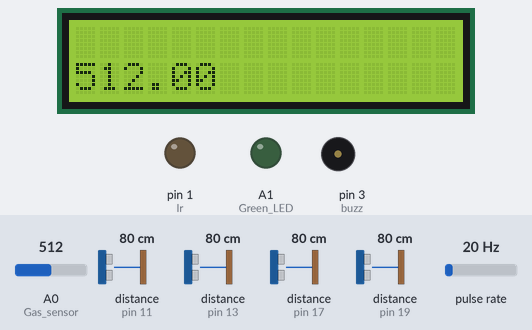
A sketch run on a simulated Arduino Uno, built with avr-gcc and run on an emulated ATmega328P. Parts: 16×2 character LCD, output pins drawn as LEDs (lit = HIGH), buzzer (waves = sounding, pin HIGH). Wiring (inferred from the names in the program): 4 × ultrasonic range finder: trigger pin 10, echo pin 11 / trigger pin 12, echo pin 13 / trigger pin 16, echo pin 17 / trigger pin 18, echo pin 19; pulse sensor: data pin 2. Inputs (shaded band) come from the test bench; at power-on: distance to the obstacle (sensors on pin 11, pin 13, pin 17, pin 19) 80 cm, A0 (Gas_sensor) = 512, pulse rate 20 Hz. The echo pulse lasts 58.3 µs per cm; pins used as bus, display or sensor lines are not drawn.

Above: at 1.2 s.
1.3 s: distance to the obstacle (sensor on pin 11) set to 56 cm
3.3 s: distance to the obstacle (sensor on pin 11) set to 49 cm
At 4.9 s:
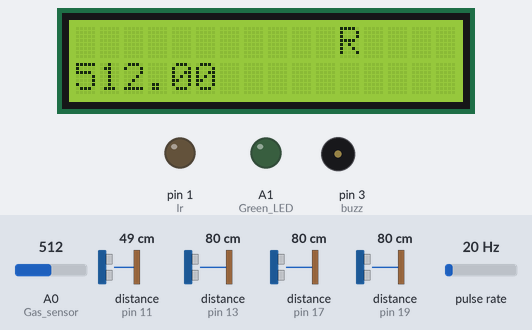
7.5 s: distance to the obstacle (sensor on pin 13) set to 24 cm
At 8.6 s:
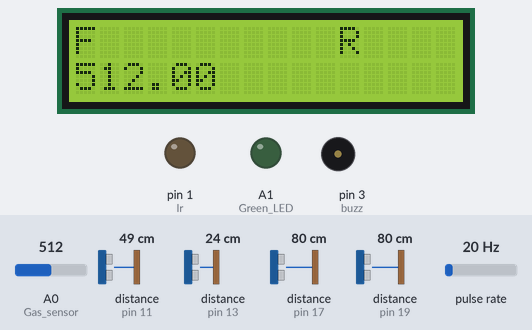
11.7 s: distance to the obstacle (sensor on pin 13) set to 20 cm
At 12.7 s:
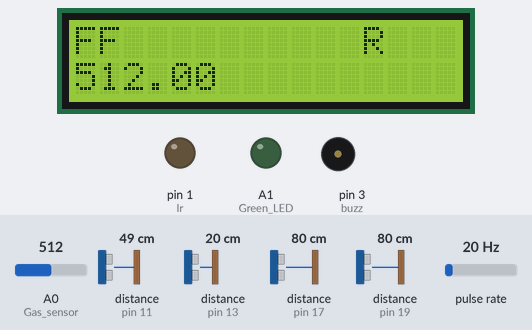
15.9 s: distance to the obstacle (sensor on pin 17) set to 2 cm
At 17.3 s:
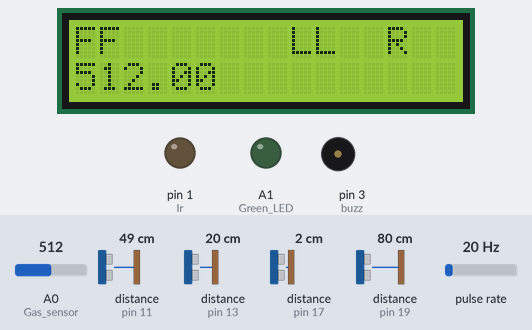
20.0 s: distance to the obstacle (sensor on pin 19) set to 2 cm
At 21.1 s:
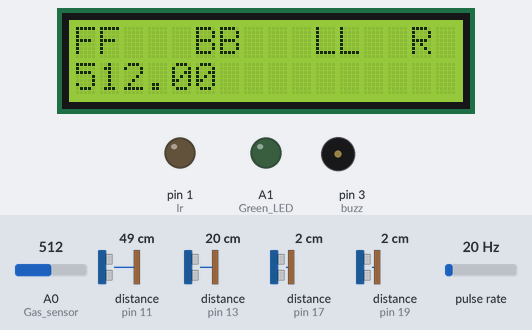
Timing chart, 0 to 23.0 s (numbered marks = the images above; inputs shaded):
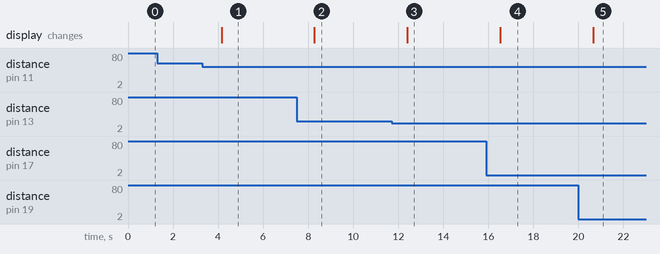

The sketch:

VAPCS.ino
```cpp
#include <LiquidCrystal.h>
const int rs = 8, en = 9, d4 = 4, d5 = 5, d6 = 6, d7 = 7, lr = 1;
LiquidCrystal lcd(rs, en, d4, d5, d6, d7);

const int trigpin1 = 16;
const int echopin1 = 17;    //l
const int trigpin2 = 18;
const int echopin2 = 19;    //b
const int trigpin3 = 10;
const int echopin3 = 11;    //r
const int trigpin4 = 12;
const int echopin4 = 13;    //f

int hallsensor = 2,c=0,buzz=3;              // Hall sensor at pin 2
volatile byte counter;
unsigned int rpm;
unsigned long passedtime;
float gv;
String fd, bd, ld, rd, ans;

void isr()
{
   //Each rotation, this interrupt function is run twice, so take that into consideration for
   //calculating RPM
   //Update count
      counter++;
}

float ds(int tpin, int epin)
{
  long duration,distance;
  float fdistance;
  pinMode(tpin, OUTPUT);
  digitalWrite(tpin, LOW);
  delayMicroseconds(2);

  digitalWrite(tpin, HIGH);
  delayMicroseconds(10);

  digitalWrite(tpin, LOW);
  pinMode(epin, INPUT);
  duration = pulseIn(epin, HIGH);
  distance = duration*0.034/2;
  //fdistance = distance/100;
  return distance;
}

void setup()
{
   lcd.begin(16, 2);
   attachInterrupt(0, isr, RISING); //Interrupts are called on Rise of Input
   pinMode(hallsensor, INPUT); //Sets hallsensor as input
   pinMode(A0, INPUT);    //Gas sensor
   pinMode(buzz, OUTPUT);   //Buzzer
   pinMode(A1, OUTPUT);   // Green LED
   pinMode(lr, OUTPUT);    //Red LED
   counter = 0;
   rpm = 0;
   passedtime = 0; //Initialise the values
}

void loop()
{
   float f,b,l,r;

   lcd.setCursor(0, 1);
   gv = analogRead(A0);
   lcd.print(gv);

   delay(1000);//Update RPM every second
   detachInterrupt(0); //Interrupts are disabled
   rpm = (1000/(millis() - passedtime))*60*counter;
   passedtime = millis();
   counter = 0;

   l = ds(trigpin1, echopin1);  //16,17
   b = ds(trigpin2, echopin2);  //18,19
   r = ds(trigpin3, echopin3);  //10,11
   f = ds(trigpin4, echopin4);  //12,13

   if( rpm == 0 && gv >= 500)
   {
      c++;
   }

   if( rpm != 0 || gv < 500)
   {
      c=0;
      noTone(buzz);
      lcd.clear();
   }

   if(c >= 300)
   {
      lcd.setCursor(8, 1);
      lcd.print("HIGH");
      tone(buzz, 1000);
      c=0;
   }

    fd = dcheckf(f);
    bd = dcheckb(b);
    ld = dcheckl(l);
    rd = dcheckr(r);

    ans = fd + "   " + bd + "   " + ld + "  " + rd;

    lcd.setCursor(0, 0);
    lcd.print(ans);

    attachInterrupt(0, isr, RISING);   //Restart the interrupt processing
}

void ledg()
{
    digitalWrite(A1, HIGH);
    delayMicroseconds(6000);
    digitalWrite(A1, LOW);
}

void ledr()
{
    digitalWrite(lr, HIGH);
    delayMicroseconds(6000);
    digitalWrite(lr, LOW);
}

String dcheckf(float f)
{
  if(f <= 20)
  {
    fd = "FF";
    ledr();
  }
  else if(f > 20 && f <= 50)
  {
    fd = "F";
    ledg();
  }
  else
  {
    fd = " ";
  }
  return fd;
}

String dcheckb(float b)
{
  if(b <= 20)
  {
    bd = "BB";
    ledr();
  }
  else if(b > 20 && b <= 50)
  {
    bd = "B";
    ledg();
  }
  else
  {
    bd = " ";
  }
  return bd;
}

String dcheckl(float l)
{
  if(l <= 20)
  {
    ld = "LL";
    ledr();
  }
  else if(l > 20 && l <= 50)
  {
    ld = "L";
    ledg();
  }
  else
  {
    ld = " ";
  }
  return ld;
}

String dcheckr(float r)
{
  if(r <= 20)
  {
    rd = "RR";
    ledr();
  }
  else if(r > 20 && r <= 50)
  {
    rd = "R";
    ledg();
  }
  else
  {
    rd = " ";
  }
  return rd;
}
```

Measured:
- the behaviour switches between 52 and 51 cm on distance to the obstacle (sensor on pin 11) (found by bisection; images 0 and 1)
- the behaviour switches between 22 and 21 cm on distance to the obstacle (sensor on pin 13) (found by bisection; images 2 and 3)
- after the input at 1.3 s, every drawn part: stays the same
- after the input at 3.3 s, the display: changes after 0.86 s (image 1)
- after the input at 7.5 s, the display: changes after 0.78 s (image 2)
- after the input at 11.7 s, the display: changes after 0.71 s (image 3)
- after the input at 15.9 s, the display: changes after 0.63 s (image 4)
- after the input at 20.0 s, the display: changes after 0.67 s (image 5)
